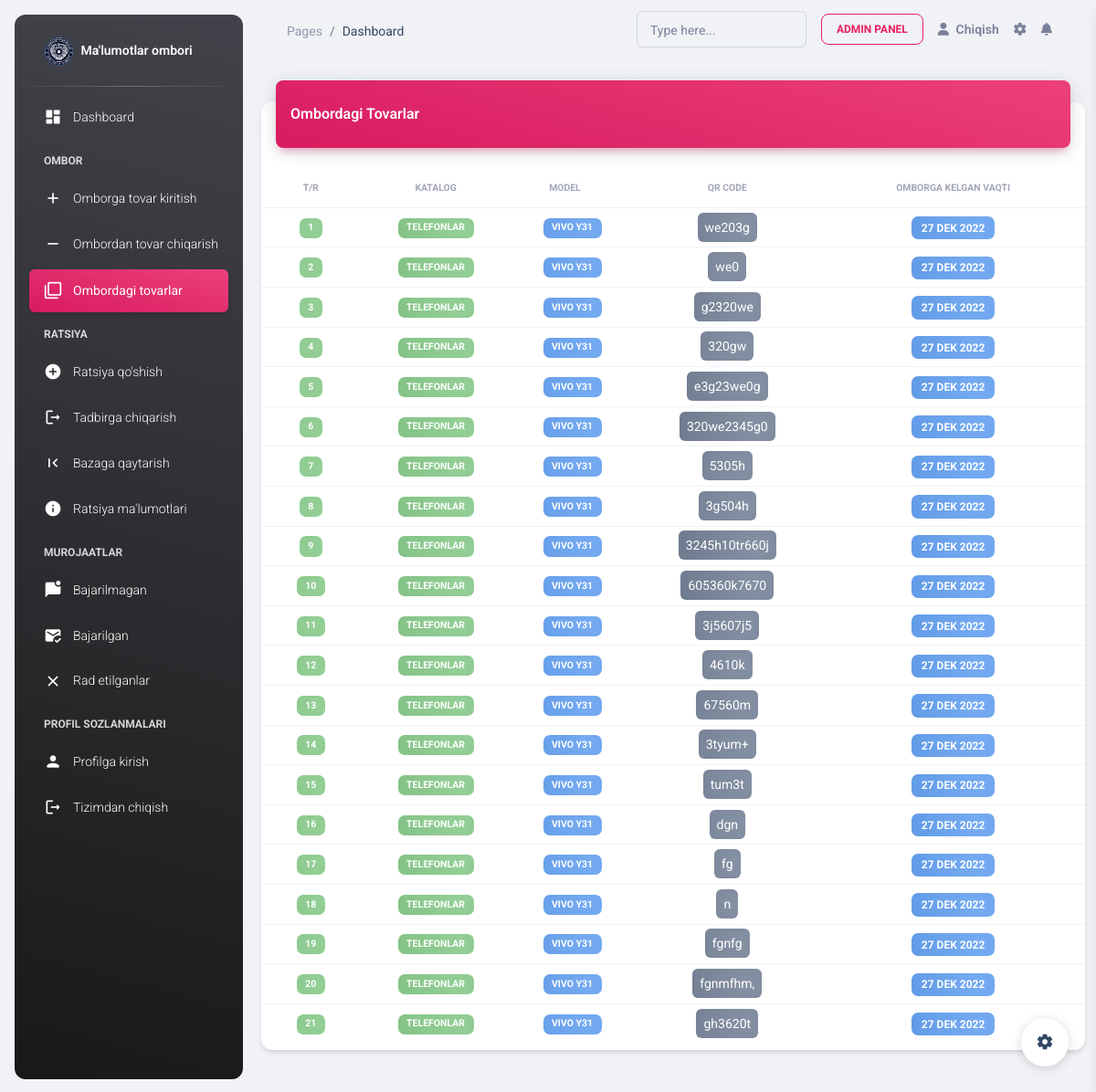
The page /depot/ (signed in) on the database as committed earlier.
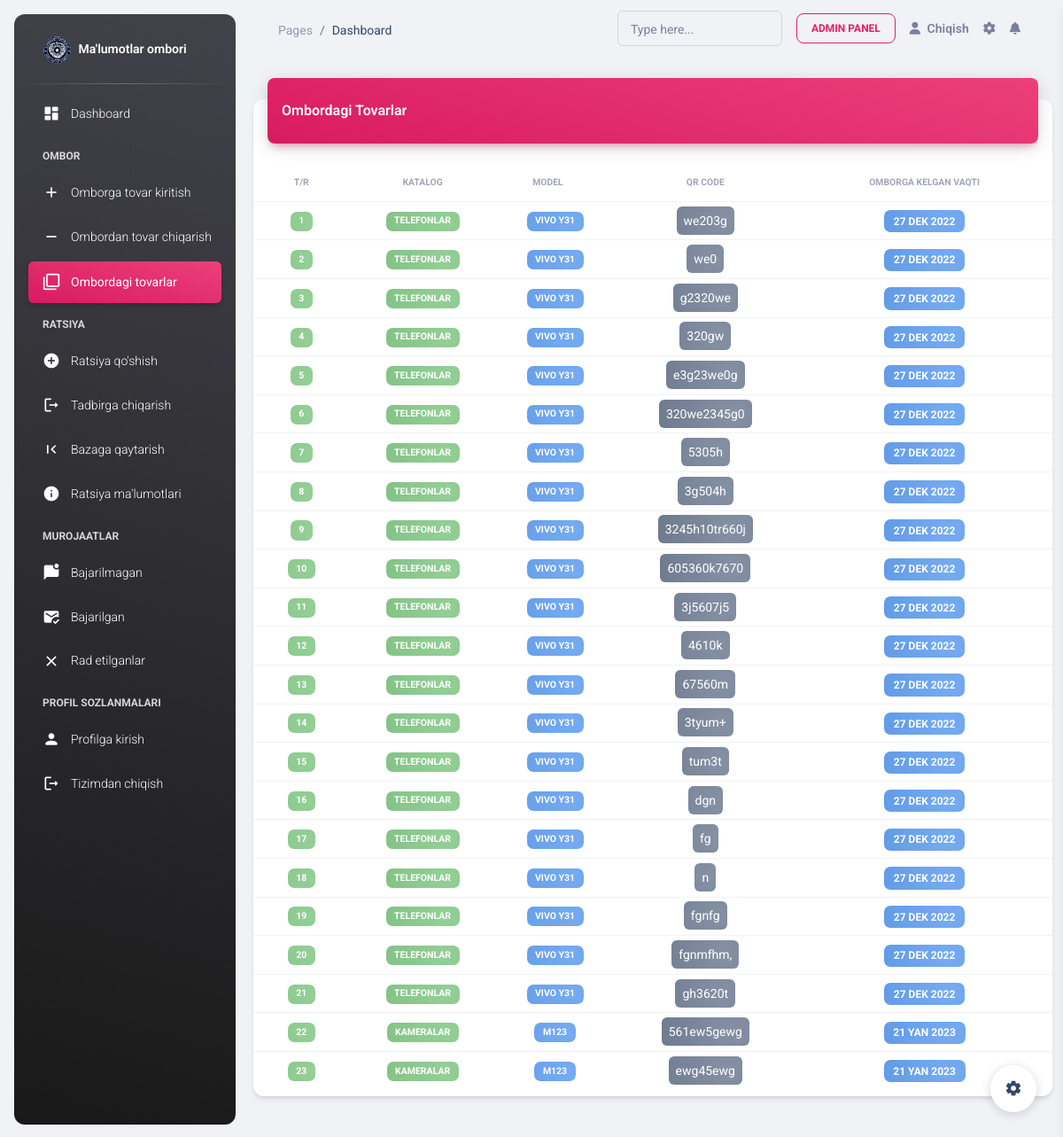
The same page on the database as committed later.
### warehouse/models.py (models this page shows, shortened)
class Depot(models.Model):
    reason = models.ForeignKey(Reason, on_delete=models.CASCADE, null=True, blank=True)
    model = models.ForeignKey(ModelProduct, on_delete=models.CASCADE, blank=False)
    qr_code = models.CharField(max_length=250)
    came_date = models.DateTimeField(auto_created=True)
    came_out_date = models.DateField(null=True, blank=True)

class ModelProduct(models.Model):
    catalog = models.ForeignKey(Catalog, on_delete=models.CASCADE)
    name = models.CharField(max_length=250)
    def __str__(self):
        return self.name

class Catalog(models.Model):
    name = models.CharField(max_length=250)
    def __str__(self):
        return self.name

### warehouse/views.py (the view)
# urls.py: path('depot/', ListDepot.as_view(), name='list_depot'),
class ListDepot(LoginRequiredMixin, ListView):
    model = Depot
    template_name = 'listdepot.html'
    context_object_name = 'depots'
    def get_context_data(self, **kwargs):
        data = super().get_context_data(**kwargs)
        data['depots'] = Depot.objects.all().filter(reason=None)
        return data

### templates/listdepot.html (shortened to what this page needs)
{% extends 'base.html' %}
{% block content %}
    {% load static %}
    <body class="g-sidenav-show  bg-gray-200">
    {% include "aside.html" %}
    <main class="main-content position-relative max-height-vh-100 h-100 border-radius-lg ">
        {% include 'navbar.html' %}
        <div class="container-fluid py-4">
            <div class="row">
                <div class="col-12">
                    <div class="card my-4">
                        <div class="card-header p-0 position-relative mt-n4 mx-3 z-index-2">
                            <div class="bg-gradient-primary shadow-primary border-radius-lg pt-4 pb-3">
                                <h6 class="text-white text-capitalize ps-3">Ombordagi tovarlar</h6>
                            </div>
                        </div>
                        <div class="card-body px-0 pb-2">
                            <div class="table-responsive p-0">
                                <table class="table align-items-center mb-0">
                                    <thead>
                                    <tr>
                                        <th class="text-center text-uppercase text-secondary text-xxs font-weight-bolder opacity-7">
                                            T/R
                                        </th>
                                        <th class="text-center text-uppercase text-secondary text-xxs font-weight-bolder opacity-7">
                                            Katalog
                                        </th>
                                        <th class="text-center text-uppercase text-secondary text-xxs font-weight-bolder opacity-7 ps-2">
                                            Model
                                        </th>
                                        <th class="text-center text-uppercase text-secondary text-xxs font-weight-bolder opacity-7">
                                            Qr code
                                        </th>
                                        <th class="text-center text-uppercase text-secondary text-xxs font-weight-bolder opacity-7">
                                            Omborga kelgan vaqti
                                        </th>
                                    </tr>
                                    </thead>
                                    <tbody>
                                    {% for depot in depots %}
                                        <tr>
                                            <td class="align-middle text-center text-sm">
                                                <span class="badge badge-sm bg-gradient-faded-success">{{ forloop.counter }}</span>
                                            </td>
                                            <td class="align-middle text-center text-sm">
                                                <span class="badge badge-sm bg-gradient-faded-success">{{ depot.model.catalog }}</span>
                                            </td>
                                            <td class=" text-center text-sm">
                                                <span class="badge badge-sm bg-gradient-faded-info">{{ depot.model }}</span>
                                            </td>
                                            <td class="align-middle text-center text-sm">
                                                <span class="p-2 rounded text-white badge-sm bg-gradient-faded-dark">{{ depot.qr_code }}</span>
                                            </td>
                                            <td class="align-middle text-center">
                                                <span class="badge badge-sm bg-gradient-faded-info">{{ depot.came_date |date:"d M Y"}}</span>
                                            </td>
                                        </tr>
                                    {% endfor %}
                                    </tbody>
                                </table>
                            </div>
                        </div>
                    </div>
                </div>
            </div>
        </div>
    </main>
    {% include 'settings.html' %}
    </body>
{% endblock content %}

Rows that differ between the two databases and show on the page:
added Depot: model.catalog "KAMERALAR", model "M123", qr_code "561ew5gewg", came_date "21 YAN 2023"
added Depot: model.catalog "KAMERALAR", model "M123", qr_code "ewg45ewg", came_date "21 YAN 2023"
